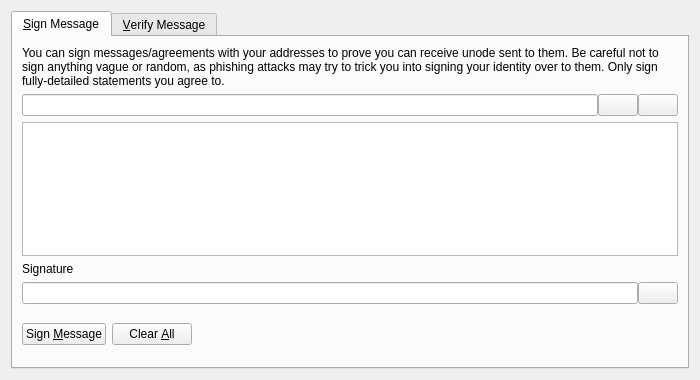
<?xml version="1.0" encoding="UTF-8"?>
<ui version="4.0">
 <class>SignVerifyMessageDialog</class>
 <widget class="QDialog" name="SignVerifyMessageDialog">
  <property name="geometry">
   <rect>
    <x>0</x>
    <y>0</y>
    <width>700</width>
    <height>380</height>
   </rect>
  </property>
  <property name="windowTitle">
   <string>Signatures - Sign / Verify a Message</string>
  </property>
  <property name="modal">
   <bool>true</bool>
  </property>
  <layout class="QVBoxLayout" name="verticalLayout">
   <item>
    <widget class="QTabWidget" name="tabWidget">
     <property name="currentIndex">
      <number>0</number>
     </property>
     <widget class="QWidget" name="tabSignMessage">
      <attribute name="title">
       <string>&amp;Sign Message</string>
      </attribute>
      <layout class="QVBoxLayout" name="verticalLayout_SM">
       <item>
        <widget class="QLabel" name="infoLabel_SM">
         <property name="text">
          <string>You can sign messages/agreements with your addresses to prove you can receive unode sent to them. Be careful not to sign anything vague or random, as phishing attacks may try to trick you into signing your identity over to them. Only sign fully-detailed statements you agree to.</string>
         </property>
         <property name="textFormat">
          <enum>Qt::PlainText</enum>
         </property>
         <property name="wordWrap">
          <bool>true</bool>
         </property>
        </widget>
       </item>
       <item>
        <layout class="QHBoxLayout" name="horizontalLayout_1_SM">
         <property name="spacing">
          <number>0</number>
         </property>
         <item>
          <widget class="QValidatedLineEdit" name="addressIn_SM">
           <property name="toolTip">
            <string>The unode address to sign the message with</string>
           </property>
          </widget>
         </item>
         <item>
          <widget class="QPushButton" name="addressBookButton_SM">
           <property name="toolTip">
            <string>Choose previously used address</string>
           </property>
           <property name="text">
            <string/>
           </property>
           <property name="shortcut">
            <string>Alt+A</string>
           </property>
           <property name="autoDefault">
            <bool>false</bool>
           </property>
          </widget>
         </item>
         <item>
          <widget class="QPushButton" name="pasteButton_SM">
           <property name="toolTip">
            <string>Paste address from clipboard</string>
           </property>
           <property name="text">
            <string/>
           </property>
           <property name="shortcut">
            <string>Alt+P</string>
           </property>
           <property name="autoDefault">
            <bool>false</bool>
           </property>
          </widget>
         </item>
        </layout>
       </item>
       <item>
        <widget class="QPlainTextEdit" name="messageIn_SM">
         <property name="toolTip">
          <string>Enter the message you want to sign here</string>
         </property>
        </widget>
       </item>
       <item>
        <widget class="QLabel" name="signatureLabel_SM">
         <property name="text">
          <string>Signature</string>
         </property>
         <property name="textFormat">
          <enum>Qt::PlainText</enum>
         </property>
        </widget>
       </item>
       <item>
        <layout class="QHBoxLayout" name="horizontalLayout_2_SM">
         <property name="spacing">
          <number>0</number>
         </property>
         <item>
          <widget class="QLineEdit" name="signatureOut_SM">
           <property name="font">
            <font>
             <italic>true</italic>
            </font>
           </property>
           <property name="readOnly">
            <bool>true</bool>
           </property>
          </widget>
         </item>
         <item>
          <widget class="QPushButton" name="copySignatureButton_SM">
           <property name="toolTip">
            <string>Copy the current signature to the system clipboard</string>
           </property>
           <property name="text">
            <string/>
           </property>
           <property name="autoDefault">
            <bool>false</bool>
           </property>
          </widget>
         </item>
        </layout>
       </item>
       <item>
        <layout class="QHBoxLayout" name="horizontalLayout_3_SM">
         <item>
          <widget class="QPushButton" name="signMessageButton_SM">
           <property name="toolTip">
            <string>Sign the message to prove you own this unode address</string>
           </property>
           <property name="text">
            <string>Sign &amp;Message</string>
           </property>
           <property name="autoDefault">
            <bool>false</bool>
           </property>
          </widget>
         </item>
         <item>
          <widget class="QPushButton" name="clearButton_SM">
           <property name="toolTip">
            <string>Reset all sign message fields</string>
           </property>
           <property name="text">
            <string>Clear &amp;All</string>
           </property>
           <property name="autoDefault">
            <bool>false</bool>
           </property>
          </widget>
         </item>
         <item>
          <spacer name="horizontalSpacer_1_SM">
           <property name="orientation">
            <enum>Qt::Horizontal</enum>
           </property>
           <property name="sizeHint" stdset="0">
            <size>
             <width>40</width>
             <height>48</height>
            </size>
           </property>
          </spacer>
         </item>
         <item>
          <widget class="QLabel" name="statusLabel_SM">
           <property name="font">
            <font>
             <weight>75</weight>
             <bold>true</bold>
            </font>
           </property>
           <property name="text">
            <string/>
           </property>
           <property name="wordWrap">
            <bool>true</bool>
           </property>
          </widget>
         </item>
         <item>
          <spacer name="horizontalSpacer_2_SM">
           <property name="orientation">
            <enum>Qt::Horizontal</enum>
           </property>
           <property name="sizeHint" stdset="0">
            <size>
             <width>40</width>
             <height>48</height>
            </size>
           </property>
          </spacer>
         </item>
        </layout>
       </item>
      </layout>
     </widget>
     <widget class="QWidget" name="tabVerifyMessage">
      <attribute name="title">
       <string>&amp;Verify Message</string>
      </attribute>
      <layout class="QVBoxLayout" name="verticalLayout_VM">
       <item>
        <widget class="QLabel" name="infoLabel_VM">
         <property name="text">
          <string>Enter the receiver's address, message (ensure you copy line breaks, spaces, tabs, etc. exactly) and signature below to verify the message. Be careful not to read more into the signature than what is in the signed message itself, to avoid being tricked by a man-in-the-middle attack. Note that this only proves the signing party receives with the address, it cannot prove sendership of any transaction!</string>
         </property>
         <property name="textFormat">
          <enum>Qt::PlainText</enum>
         </property>
         <property name="alignment">
          <set>Qt::AlignLeading|Qt::AlignLeft|Qt::AlignTop</set>
         </property>
         <property name="wordWrap">
          <bool>true</bool>
         </property>
        </widget>
       </item>
       <item>
        <layout class="QHBoxLayout" name="horizontalLayout_1_VM">
         <property name="spacing">
          <number>0</number>
         </property>
         <item>
          <widget class="QValidatedLineEdit" name="addressIn_VM">
           <property name="toolTip">
            <string>The unode address the message was signed with</string>
           </property>
          </widget>
         </item>
         <item>
          <widget class="QPushButton" name="addressBookButton_VM">
           <property name="toolTip">
            <string>Choose previously used address</string>
           </property>
           <property name="text">
            <string/>
           </property>
           <property name="shortcut">
            <string>Alt+A</string>
           </property>
           <property name="autoDefault">
            <bool>false</bool>
           </property>
          </widget>
         </item>
        </layout>
       </item>
       <item>
        <widget class="QPlainTextEdit" name="messageIn_VM"/>
       </item>
       <item>
        <widget class="QValidatedLineEdit" name="signatureIn_VM"/>
       </item>
       <item>
        <layout class="QHBoxLayout" name="horizontalLayout_2_VM">
         <item>
          <widget class="QPushButton" name="verifyMessageButton_VM">
           <property name="toolTip">
            <string>Verify the message to ensure it was signed with the specified unode address</string>
           </property>
           <property name="text">
            <string>Verify &amp;Message</string>
           </property>
           <property name="autoDefault">
            <bool>false</bool>
           </property>
          </widget>
         </item>
         <item>
          <widget class="QPushButton" name="clearButton_VM">
           <property name="toolTip">
            <string>Reset all verify message fields</string>
           </property>
           <property name="text">
            <string>Clear &amp;All</string>
           </property>
           <property name="autoDefault">
            <bool>false</bool>
           </property>
          </widget>
         </item>
         <item>
          <spacer name="horizontalSpacer_1_VM">
           <property name="orientation">
            <enum>Qt::Horizontal</enum>
           </property>
           <property name="sizeHint" stdset="0">
            <size>
             <width>40</width>
             <height>48</height>
            </size>
           </property>
          </spacer>
         </item>
         <item>
          <widget class="QLabel" name="statusLabel_VM">
           <property name="font">
            <font>
             <weight>75</weight>
             <bold>true</bold>
            </font>
           </property>
           <property name="text">
            <string/>
           </property>
           <property name="wordWrap">
            <bool>true</bool>
           </property>
          </widget>
         </item>
         <item>
          <spacer name="horizontalSpacer_2_VM">
           <property name="orientation">
            <enum>Qt::Horizontal</enum>
           </property>
           <property name="sizeHint" stdset="0">
            <size>
             <width>40</width>
             <height>48</height>
            </size>
           </property>
          </spacer>
         </item>
        </layout>
       </item>
      </layout>
     </widget>
    </widget>
   </item>
  </layout>
 </widget>
 <customwidgets>
  <customwidget>
   <class>QValidatedLineEdit</class>
   <extends>QLineEdit</extends>
   <header>qvalidatedlineedit.h</header>
  </customwidget>
 </customwidgets>
 <resources>
  <include location="../unode.qrc"/>
 </resources>
 <connections/>
</ui>
